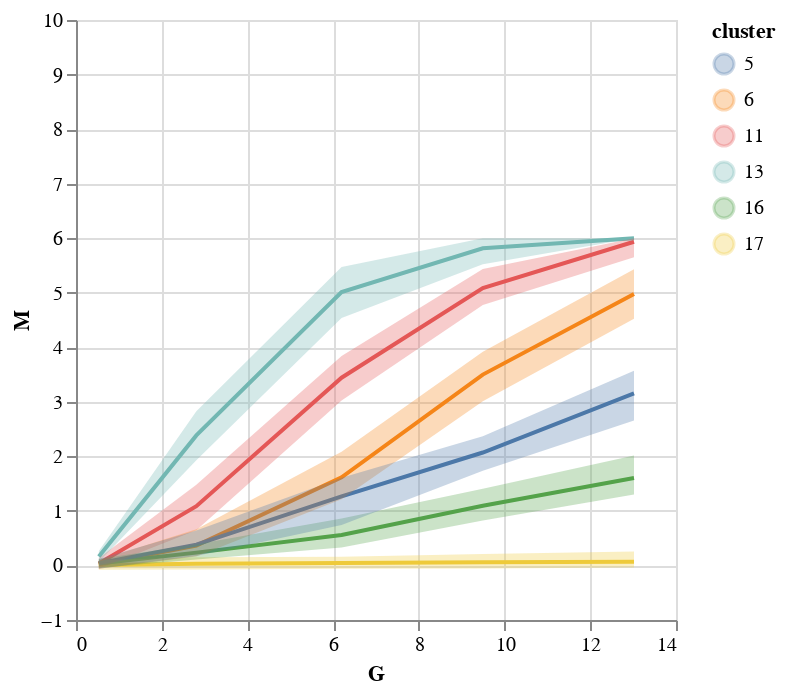

Source (notebook cell):
### Code cell
cluster_curve_plot(clustered_GWMs_customed_distance)

### Figure 1 — Vega specification as saved in the notebook (floating-point values rounded to 4 significant figures)
{"$schema": "https://vega.github.io/schema/vega/v5.json", "data": [{"name": "source_0"}, {"name": "data_0", "values": [{"G": 0.533, "cluster": 17, "median_M": 0.0104}, {"G": 2.808, "cluster": 17, "median_M": 0.03287}, {"G": 6.197, "cluster": 17, "median_M": 0.04336}, {"G": 9.493, "cluster": 17, "median_M": 0.05774}, {"G": 13.02, "cluster": 17, "median_M": 0.06974}, {"G": 0.533, "cluster": 11, "median_M": 0.03423}, {"G": 2.808, "cluster": 11, "median_M": 1.086}, {"G": 6.197, "cluster": 11, "median_M": 3.442}, {"G": 9.493, "cluster": 11, "median_M": 5.087}, {"G": 13.02, "cluster": 11, "median_M": 5.935}, {"G": 0.533, "cluster": 6, "median_M": 0.02258}, {"G": 2.808, "cluster": 6, "median_M": 0.3645}, {"G": 6.197, "cluster": 6, "median_M": 1.616}, {"G": 9.493, "cluster": 6, "median_M": 3.499}, {"G": 13.02, "cluster": 6, "median_M": 4.978}, {"G": 0.533, "cluster": 13, "median_M": 0.1638}, {"G": 2.808, "cluster": 13, "median_M": 2.385}, {"G": 6.197, "cluster": 13, "median_M": 5.012}, {"G": 9.493, "cluster": 13, "median_M": 5.816}, {"G": 13.02, "cluster": 13, "median_M": 6.0}, {"G": 0.533, "cluster": 16, "median_M": 0.03512}, {"G": 2.808, "cluster": 16, "median_M": 0.2352}, {"G": 6.197, "cluster": 16, "median_M": 0.5579}, {"G": 9.493, "cluster": 16, "median_M": 1.094}, {"G": 13.02, "cluster": 16, "median_M": 1.602}, {"G": 0.533, "cluster": 5, "median_M": 0.04224}, {"G": 2.808, "cluster": 5, "median_M": 0.3816}, {"G": 6.197, "cluster": 5, "median_M": 1.268}, {"G": 9.493, "cluster": 5, "median_M": 2.071}, {"G": 13.02, "cluster": 5, "median_M": 3.155}]}, {"name": "data_1", "values": [{"cluster": 17, "G": 0.533, "lower_M": -0.07648, "upper_M": 0.09665, "center_M": 0.0104}, {"cluster": 17, "G": 2.808, "lower_M": -0.07512, "upper_M": 0.1491, "center_M": 0.03287}, {"cluster": 17, "G": 6.197, "lower_M": -0.06051, "upper_M": 0.159, "center_M": 0.04336}, {"cluster": 17, "G": 9.493, "lower_M": -0.05432, "upper_M": 0.212, "center_M": 0.05774}, {"cluster": 17, "G": 13.02, "lower_M": -0.03611, "upper_M": 0.2554, "center_M": 0.06974}, {"cluster": 11, "G": 0.533, "lower_M": -0.05932, "upper_M": 0.1368, "center_M": 0.03423}, {"cluster": 11, "G": 2.808, "lower_M": 0.6436, "upper_M": 1.479, "center_M": 1.086}, {"cluster": 11, "G": 6.197, "lower_M": 3.023, "upper_M": 3.839, "center_M": 3.442}, {"cluster": 11, "G": 9.493, "lower_M": 4.776, "upper_M": 5.436, "center_M": 5.087}, {"cluster": 11, "G": 13.02, "lower_M": 5.649, "upper_M": 6.0, "center_M": 5.935}, {"cluster": 6, "G": 0.533, "lower_M": -0.06144, "upper_M": 0.1014, "center_M": 0.02258}, {"cluster": 6, "G": 2.808, "lower_M": 0.1657, "upper_M": 0.6621, "center_M": 0.3645}, {"cluster": 6, "G": 6.197, "lower_M": 1.214, "upper_M": 2.084, "center_M": 1.616}, {"cluster": 6, "G": 9.493, "lower_M": 3.01, "upper_M": 3.916, "center_M": 3.499}, {"cluster": 6, "G": 13.02, "lower_M": 4.522, "upper_M": 5.43, "center_M": 4.978}, {"cluster": 13, "G": 0.533, "lower_M": 0.06489, "upper_M": 0.2659, "center_M": 0.1638}, {"cluster": 13, "G": 2.808, "lower_M": 1.927, "upper_M": 2.828, "center_M": 2.385}, {"cluster": 13, "G": 6.197, "lower_M": 4.537, "upper_M": 5.471, "center_M": 5.012}, {"cluster": 13, "G": 9.493, "lower_M": 5.524, "upper_M": 6.0, "center_M": 5.816}, {"cluster": 13, "G": 13.02, "lower_M": 6.0, "upper_M": 6.0, "center_M": 6.0}, {"cluster": 16, "G": 0.533, "lower_M": -0.04601, "upper_M": 0.1201, "center_M": 0.03512}, {"cluster": 16, "G": 2.808, "lower_M": 0.1102, "upper_M": 0.3889, "center_M": 0.2352}, {"cluster": 16, "G": 6.197, "lower_M": 0.3269, "upper_M": 0.8626, "center_M": 0.5579}, {"cluster": 16, "G": 9.493, "lower_M": 0.8248, "upper_M": 1.408, "center_M": 1.094}, {"cluster": 16, "G": 13.02, "lower_M": 1.301, "upper_M": 2.017, "center_M": 1.602}, {"cluster": 5, "G": 0.533, "lower_M": -0.0609, "upper_M": 0.1202, "center_M": 0.04224}, {"cluster": 5, "G": 2.808, "lower_M": 0.1734, "upper_M": 0.641, "center_M": 0.3816}, {"cluster": 5, "G": 6.197, "lower_M": 0.7398, "upper_M": 1.606, "center_M": 1.268}, {"cluster": 5, "G": 9.493, "lower_M": 1.739, "upper_M": 2.367, "center_M": 2.071}, {"cluster": 5, "G": 13.02, "lower_M": 2.658, "upper_M": 3.568, "center_M": 3.155}]}, {"name": "data_0_color_domain_cluster_0", "values": [{"cluster": 17}, {"cluster": 11}, {"cluster": 6}, {"cluster": 13}, {"cluster": 16}, {"cluster": 5}]}, {"name": "data_1_color_domain_cluster_1", "values": [{"cluster": 17}, {"cluster": 11}, {"cluster": 6}, {"cluster": 13}, {"cluster": 16}, {"cluster": 5}]}], "marks": [{"type": "group", "name": "layer_0_pathgroup", "from": {"facet": {"data": "data_0", "name": "faceted_path_layer_0_main", "groupby": ["cluster"]}}, "encode": {"update": {"height": {"field": {"signal": null, "datum": null, "group": "height", "parent": null}}, "width": {"field": {"signal": null, "datum": null, "group": "width", "parent": null}}}}, "marks": [{"type": "line", "name": "layer_0_marks", "from": {"data": "faceted_path_layer_0_main"}, "sort": {"field": "datum[\"G\"]"}, "encode": {"update": {"description": {"signal": "\"G: \" + (format(datum[\"G\"], \"\")) + \"; Median of M: \" + (format(datum[\"median_M\"], \"\")) + \"; cluster: \" + (isValid(datum[\"cluster\"]) ? datum[\"cluster\"] : \"\"+datum[\"cluster\"])"}, "y": {"field": "median_M", "scale": "y"}, "x": {"field": "G", "scale": "x"}, "defined": {"signal": "isValid(datum[\"G\"]) && isFinite(+datum[\"G\"]) && isValid(datum[\"median_M\"]) && isFinite(+datum[\"median_M\"])"}, "stroke": {"field": "cluster", "scale": "color"}}}, "style": ["line"]}]}, {"type": "group", "name": "layer_1_layer_0_pathgroup", "from": {"facet": {"data": "data_1", "name": "faceted_path_layer_1_layer_0_main", "groupby": ["cluster"]}}, "encode": {"update": {"height": {"field": {"signal": null, "datum": null, "group": "height", "parent": null}}, "width": {"field": {"signal": null, "datum": null, "group": "width", "parent": null}}}}, "marks": [{"type": "area", "name": "layer_1_layer_0_marks", "from": {"data": "faceted_path_layer_1_layer_0_main"}, "sort": {"field": "datum[\"G\"]"}, "encode": {"update": {"ariaRoleDescription": {"value": "errorband"}, "fill": {"field": "cluster", "scale": "color"}, "defined": {"signal": "isValid(datum[\"G\"]) && isFinite(+datum[\"G\"]) && isValid(datum[\"lower_M\"]) && isFinite(+datum[\"lower_M\"])"}, "orient": {"value": "vertical"}, "tooltip": {"signal": "{\"Q3 of M\": format(datum[\"upper_M\"], \"\"), \"Q1 of M\": format(datum[\"lower_M\"], \"\"), \"Median of M\": format(datum[\"center_M\"], \"\"), \"cluster\": isValid(datum[\"cluster\"]) ? datum[\"cluster\"] : \"\"+datum[\"cluster\"], \"G\": format(datum[\"G\"], \"\")}"}, "description": {"signal": "\"G: \" + (format(datum[\"G\"], \"\")) + \"; M: \" + (format(datum[\"lower_M\"], \"\")) + \"; upper_M: \" + (format(datum[\"upper_M\"], \"\")) + \"; cluster: \" + (isValid(datum[\"cluster\"]) ? datum[\"cluster\"] : \"\"+datum[\"cluster\"]) + \"; Q3 of M: \" + (format(datum[\"upper_M\"], \"\")) + \"; Q1 of M: \" + (format(datum[\"lower_M\"], \"\")) + \"; Median of M: \" + (format(datum[\"center_M\"], \"\"))"}, "x": {"field": "G", "scale": "x"}, "opacity": {"value": 0.3}, "y": {"field": "lower_M", "scale": "y"}, "y2": {"field": "upper_M", "scale": "y"}}}, "style": ["area", "errorband-band"]}]}], "scales": [{"name": "x", "type": "linear", "domain": {"fields": [{"data": "data_0", "field": "G"}, {"data": "data_1", "field": "G"}]}, "range": [0, {"signal": "width"}], "zero": false, "nice": true}, {"name": "y", "type": "linear", "domain": [-1, 10], "range": [{"signal": "height"}, 0], "nice": true, "zero": true}, {"name": "color", "type": "ordinal", "domain": {"fields": [{"data": "data_0_color_domain_cluster_0", "field": "cluster"}, {"data": "data_1_color_domain_cluster_1", "field": "cluster"}], "sort": true}, "range": "category"}], "axes": [{"scale": "x", "domain": false, "aria": false, "orient": "bottom", "gridScale": "y", "maxExtent": 0, "minExtent": 0, "zindex": 0, "ticks": false, "grid": true, "tickCount": {"signal": "ceil(width/40)"}, "labels": false}, {"scale": "y", "maxExtent": 0, "orient": "left", "minExtent": 0, "ticks": false, "grid": true, "domain": false, "aria": false, "zindex": 0, "labels": false, "gridScale": "x", "tickCount": {"signal": "ceil(height/40)"}}, {"scale": "x", "zindex": 0, "orient": "bottom", "grid": false, "labelFlush": true, "labelOverlap": true, "title": "G", "tickCount": {"signal": "ceil(width/40)"}}, {"scale": "y", "zindex": 0, "grid": false, "orient": "left", "tickCount": {"signal": "ceil(height/40)"}, "title": "M", "labelOverlap": true}], "background": "white", "style": "cell", "padding": 5, "width": 300, "legends": [{"stroke": "color", "symbolType": "circle", "title": "cluster", "fill": "color", "encode": {"symbols": {"update": {"opacity": {"value": 0.3}}}}}], "height": 300}
